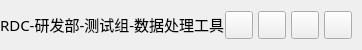
           <widget class="QFrame" name="contentTopBg">
            <property name="minimumSize">
             <size>
              <width>0</width>
              <height>50</height>
             </size>
            </property>
            <property name="maximumSize">
             <size>
              <width>16777215</width>
              <height>50</height>
             </size>
            </property>
            <property name="frameShape">
             <enum>QFrame::NoFrame</enum>
            </property>
            <property name="frameShadow">
             <enum>QFrame::Raised</enum>
            </property>
            <layout class="QHBoxLayout" name="horizontalLayout">
             <property name="spacing">
              <number>0</number>
             </property>
             <property name="leftMargin">
              <number>0</number>
             </property>
             <property name="topMargin">
              <number>0</number>
             </property>
             <property name="rightMargin">
              <number>10</number>
             </property>
             <property name="bottomMargin">
              <number>0</number>
             </property>
             <item>
              <widget class="QFrame" name="leftBox">
               <property name="sizePolicy">
                <sizepolicy hsizetype="Expanding" vsizetype="Preferred">
                 <horstretch>0</horstretch>
                 <verstretch>0</verstretch>
                </sizepolicy>
               </property>
               <property name="frameShape">
                <enum>QFrame::NoFrame</enum>
               </property>
               <property name="frameShadow">
                <enum>QFrame::Raised</enum>
               </property>
               <layout class="QHBoxLayout" name="horizontalLayout_3">
                <property name="spacing">
                 <number>0</number>
                </property>
                <property name="leftMargin">
                 <number>0</number>
                </property>
                <property name="topMargin">
                 <number>0</number>
                </property>
                <property name="rightMargin">
                 <number>0</number>
                </property>
                <property name="bottomMargin">
                 <number>0</number>
                </property>
                <item>
                 <widget class="QLabel" name="titleRightInfo">
                  <property name="sizePolicy">
                   <sizepolicy hsizetype="Preferred" vsizetype="Expanding">
                    <horstretch>0</horstretch>
                    <verstretch>0</verstretch>
                   </sizepolicy>
                  </property>
                  <property name="maximumSize">
                   <size>
                    <width>16777215</width>
                    <height>45</height>
                   </size>
                  </property>
                  <property name="font">
                   <font>
                    <family>微软雅黑</family>
                    <pointsize>11</pointsize>
                    <weight>50</weight>
                    <italic>false</italic>
                    <bold>false</bold>
                   </font>
                  </property>
                  <property name="text">
                   <string>RDC-研发部-测试组-数据处理工具</string>
                  </property>
                  <property name="alignment">
                   <set>Qt::AlignLeading|Qt::AlignLeft|Qt::AlignVCenter</set>
                  </property>
                 </widget>
                </item>
               </layout>
              </widget>
             </item>
             <item alignment="Qt::AlignRight">
              <widget class="QFrame" name="rightButtons">
               <property name="minimumSize">
                <size>
                 <width>0</width>
                 <height>28</height>
                </size>
               </property>
               <property name="frameShape">
                <enum>QFrame::NoFrame</enum>
               </property>
               <property name="frameShadow">
                <enum>QFrame::Raised</enum>
               </property>
               <layout class="QHBoxLayout" name="horizontalLayout_2">
                <property name="spacing">
                 <number>5</number>
                </property>
                <property name="leftMargin">
                 <number>0</number>
                </property>
                <property name="topMargin">
                 <number>0</number>
                </property>
                <property name="rightMargin">
                 <number>0</number>
                </property>
                <property name="bottomMargin">
                 <number>0</number>
                </property>
                <item>
                 <widget class="QPushButton" name="settingsTopBtn">
                  <property name="minimumSize">
                   <size>
                    <width>28</width>
                    <height>28</height>
                   </size>
                  </property>
                  <property name="maximumSize">
                   <size>
                    <width>28</width>
                    <height>28</height>
                   </size>
                  </property>
                  <property name="cursor">
                   <cursorShape>PointingHandCursor</cursorShape>
                  </property>
                  <property name="toolTip">
                   <string>Settings</string>
                  </property>
                  <property name="text">
                   <string/>
                  </property>
                  <property name="icon">
                   <iconset resource="resources.qrc">
                    <normaloff>:/icons/images/icons/icon_settings.png</normaloff>:/icons/images/icons/icon_settings.png</iconset>
                  </property>
                  <property name="iconSize">
                   <size>
                    <width>20</width>
                    <height>20</height>
                   </size>
                  </property>
                 </widget>
                </item>
                <item>
                 <widget class="QPushButton" name="minimizeAppBtn">
                  <property name="minimumSize">
                   <size>
                    <width>28</width>
                    <height>28</height>
                   </size>
                  </property>
                  <property name="maximumSize">
                   <size>
                    <width>28</width>
                    <height>28</height>
                   </size>
                  </property>
                  <property name="cursor">
                   <cursorShape>PointingHandCursor</cursorShape>
                  </property>
                  <property name="toolTip">
                   <string>Minimize</string>
                  </property>
                  <property name="text">
                   <string/>
                  </property>
                  <property name="icon">
                   <iconset resource="resources.qrc">
                    <normaloff>:/icons/images/icons/icon_minimize.png</normaloff>:/icons/images/icons/icon_minimize.png</iconset>
                  </property>
                  <property name="iconSize">
                   <size>
                    <width>20</width>
                    <height>20</height>
                   </size>
                  </property>
                 </widget>
                </item>
                <item>
                 <widget class="QPushButton" name="maximizeRestoreAppBtn">
                  <property name="minimumSize">
                   <size>
                    <width>28</width>
                    <height>28</height>
                   </size>
                  </property>
                  <property name="maximumSize">
                   <size>
                    <width>28</width>
                    <height>28</height>
                   </size>
                  </property>
                  <property name="font">
                   <font>
                    <family>微软雅黑</family>
                    <pointsize>11</pointsize>
                    <weight>50</weight>
                    <italic>false</italic>
                    <bold>false</bold>
                    <stylestrategy>PreferDefault</stylestrategy>
                   </font>
                  </property>
                  <property name="cursor">
                   <cursorShape>PointingHandCursor</cursorShape>
                  </property>
                  <property name="toolTip">
                   <string>Maximize</string>
                  </property>
                  <property name="text">
                   <string/>
                  </property>
                  <property name="icon">
                   <iconset resource="resources.qrc">
                    <normaloff>:/icons/images/icons/icon_maximize.png</normaloff>:/icons/images/icons/icon_maximize.png</iconset>
                  </property>
                  <property name="iconSize">
                   <size>
                    <width>20</width>
                    <height>20</height>
                   </size>
                  </property>
                 </widget>
                </item>
                <item>
                 <widget class="QPushButton" name="closeAppBtn">
                  <property name="minimumSize">
                   <size>
                    <width>28</width>
                    <height>28</height>
                   </size>
                  </property>
                  <property name="maximumSize">
                   <size>
                    <width>28</width>
                    <height>28</height>
                   </size>
                  </property>
                  <property name="cursor">
                   <cursorShape>PointingHandCursor</cursorShape>
                  </property>
                  <property name="toolTip">
                   <string>Close</string>
                  </property>
                  <property name="text">
                   <string/>
                  </property>
                  <property name="icon">
                   <iconset resource="resources.qrc">
                    <normaloff>:/icons/images/icons/icon_close.png</normaloff>:/icons/images/icons/icon_close.png</iconset>
                  </property>
                  <property name="iconSize">
                   <size>
                    <width>20</width>
                    <height>20</height>
                   </size>
                  </property>
                 </widget>
                </item>
               </layout>
              </widget>
             </item>
            </layout>
           </widget>
